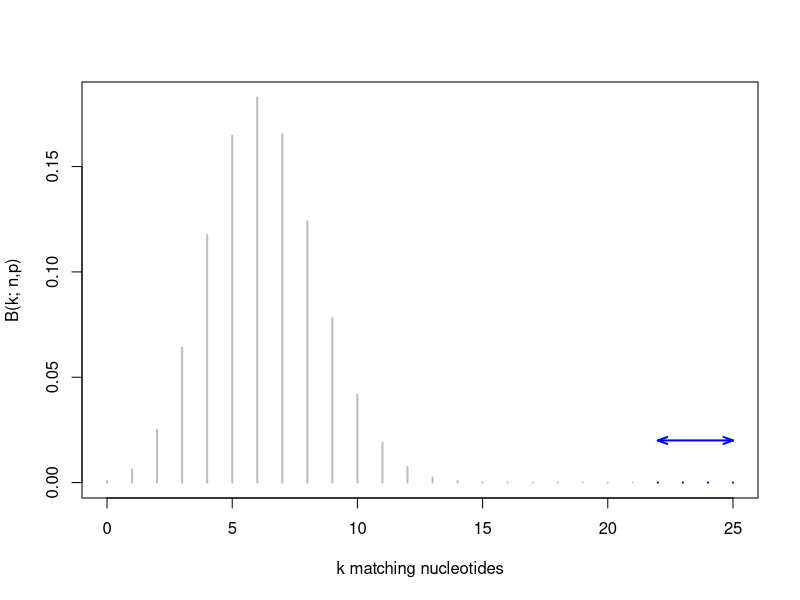
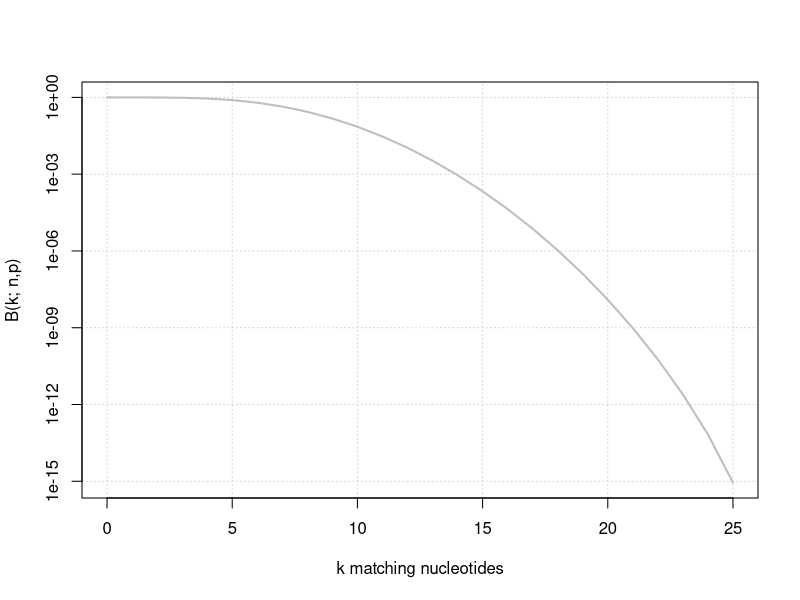

Recreate these plots in R, in order.
## ---- chunk 1
knitr::opts_chunk$set(echo = TRUE, eval = TRUE, cache = FALSE, message = FALSE, warning = FALSE)

## Options to display pretty numbers
library(knitr)
knit_hooks$set(inline = function(x) {
  prettyNum(x, big.mark=" ")
})
options(scipen = 6, digits = 3)

## ---- chunk 2
k <- 25    # Read length
L <- 50e6  # Library size
C <- 23    # Number of chromosomes
G <- 3e9   # Genome size
p <- 1/4   # Matching probability for a nucleotide
## ---- chunk 3
# Matching probabilty for a given read 
# at a given genomic position
P.read <- p^k  
## ---- chunk 4
N <- 2 * (G - C * (k - 1))
## ---- chunk 5
P.genomic <- 1 - (1 - P.read)^N
## ---- chunk 6
P.library <- 1 - (1 - P.read)^(G*L)
## ---- chunk 7
E <- P.read * N * L
## ---- chunk 8
n <- 25     # Number of trials, i.e. the length of the alignment
m <- 3      # Maximal number of accepted mismatches
p <- 1/4    # Matching probability for one nucleotide
## ---- chunk 9
x <- 0:n  # All possible numbers of matches
m <- 3    # Max number of mismatches
hits <- (n-m):n # Hits: at least n-m matches
plot(x, dbinom(x, n, p), type="h", lwd=2, col="grey", 
     xlab="k matching nucleotides", ylab="B(k; n,p)")
lines(hits, dbinom(hits, n, p), type="h", lwd=2, col="blue")
arrows(n-m, 0.02, n, 0.02, length = 0.1, lwd=2, 
       code = 3, angle=20, col="blue")
## ---- chunk 10
x <- 0:n  # All possible numbers of matches
m <- 3    # Max number of mismatches
hits <- (n-m):n # Hits: at least n-m matches
plot(x, pbinom(x-1, n, p, lower=FALSE), type="l", lwd=2, col="grey", 
     xlab="k matching nucleotides", ylab="B(k; n,p)", log="y",
     panel.first = grid())
